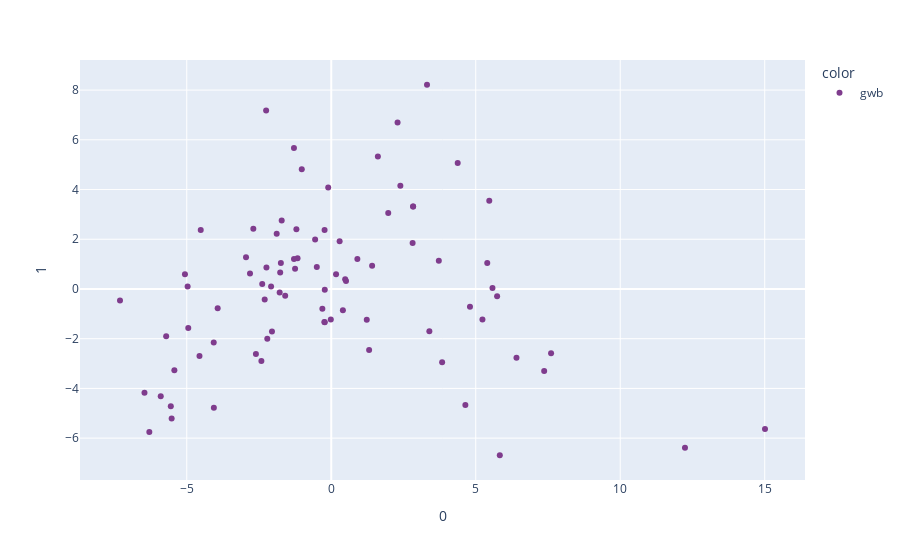

The cell this chart's notebook holds for it:
### Code cell
fig_gwb = px.scatter(pcafit_gwb, 
                 x=0, 
                 y=1, 
                 color=gwb['source'],
                 hover_name=gwb['date'],
                 color_discrete_sequence=px.colors.qualitative.Bold)
fig_gwb.show()
